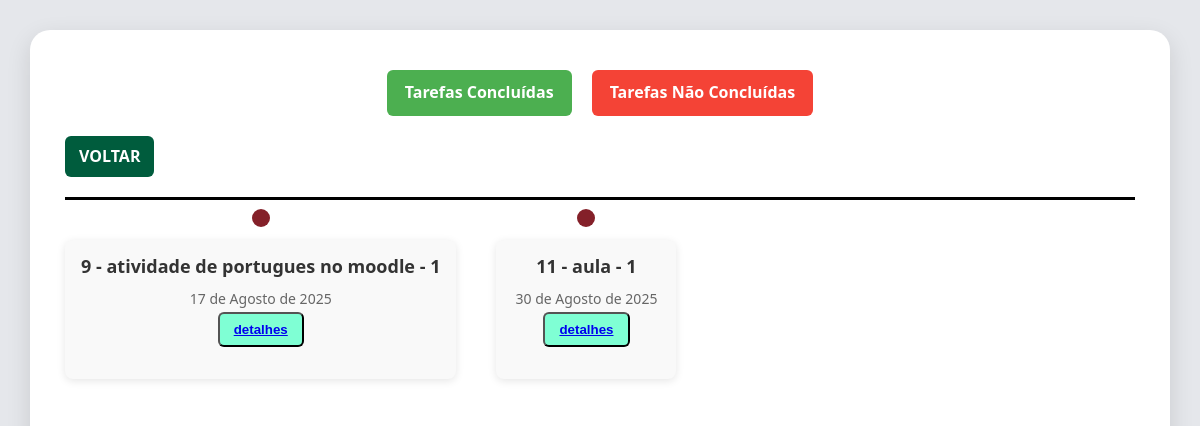
The app's page /linhadotempofalse/, older data.
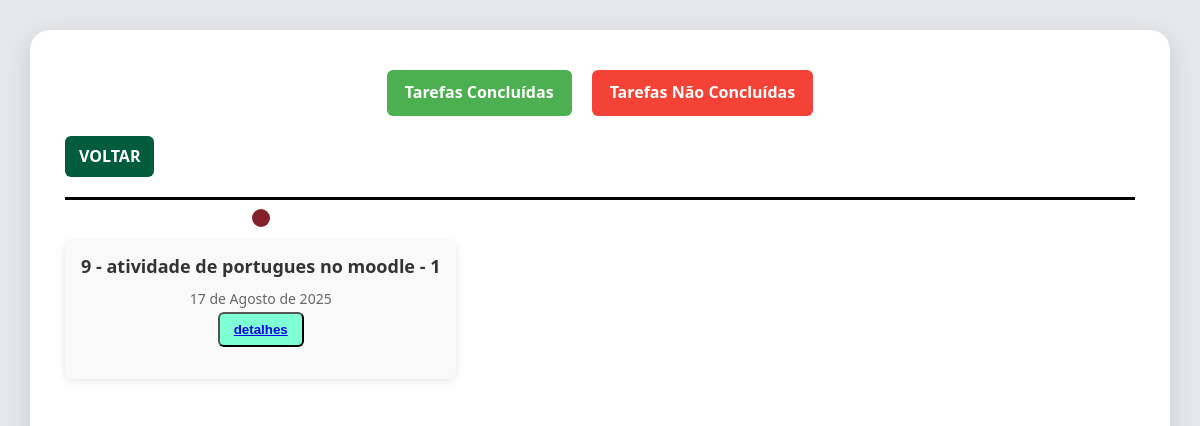
The same page, newer data.
### main/models.py (models this page shows)
class DatasEventos(models.Model):
    PROPRIEDADES = [
        ('1', 'Urgente'),
        ('2', 'Importante'),
        ('3', 'Normal'),
        ('4', 'Sem prioridade')
    ]
    titulo = models.CharField(max_length=200)
    prioridade = models.CharField(max_length=20, choices=PROPRIEDADES, default='N')
    descricao = models.TextField()
    data_fim = models.DateField()
    data_inicio = models.DateField(auto_now_add=True)
    status = models.BooleanField(default=False)
    def __str__(self):
        return f'{self.id} - {self.titulo} - {self.prioridade}'

### main/views.py (the view)
# urls.py: path('linhadotempofalse/', views.linhadotempofalse, name="linha-tempo-false"),
def linhadotempofalse(request):
    objetos = DatasEventos.objects.filter(status = False).all().order_by("data_fim")
    datas_paginator = Paginator(objetos,3)
    page_num = request.GET.get('page')
    page = datas_paginator.get_page(page_num)
    context = {'page': page}
    return render(request, "linhatempo/linhadotempofalse.html", context)

### templates/linhatempo/linhadotempofalse.html (shortened to what this page needs)
{% extends "base.html" %}
{% load static %}
{% block cabeca %}
<link rel="stylesheet" href="{% static 'css/linhatempo/linha_tempo.css' %}">
{% endblock %}
{% block conteudo %}
<main class="conteudo">
    <div class="timeline-navbar">
        <a href="{% url 'linha-tempo-true' %}" class="nav-btn concluido">Tarefas Concluídas</a>
        <a href="{% url 'linha-tempo-false' %}" class="nav-btn nao-concluido">Tarefas Não Concluídas</a>
    </div>
    <a href="{% url 'compromissos' %}" class="btn-voltar">VOLTAR</a>
    <div class="timeline-horizontal">
        {% for objeto in page.object_list %}
        <div class="timeline-item">
            <div class="timeline-dot"></div>
            <div class="timeline-content">
                <h2>{{ objeto }}</h2>
                <span class="data">{{ objeto.data_fim }}</span><br>
                <button class="btn-detalhes"><a href="{% url 'detalhes_evento' id=objeto.id %}">detalhes</a></button>
            </div>
        </div>
        {% empty %}
        <p>Nenhum evento encontrado.</p>
        {% endfor %}
    </div>
</main>
{% endblock %}

Row changes from the older to the newer data that the page shows:
removed DatasEventos: id+titulo+prioridade "11 - aula - 1", data_fim "30 de Agosto de 2025"
